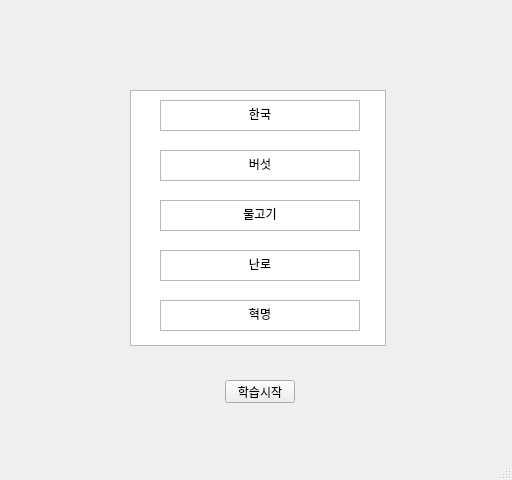
<?xml version="1.0" encoding="UTF-8"?>
<ui version="4.0">
 <class>MainWindow</class>
 <widget class="QMainWindow" name="MainWindow">
  <property name="geometry">
   <rect>
    <x>0</x>
    <y>0</y>
    <width>512</width>
    <height>480</height>
   </rect>
  </property>
  <property name="windowTitle">
   <string>MainWindow</string>
  </property>
  <widget class="QWidget" name="centralwidget">
   <widget class="QListView" name="listView">
    <property name="geometry">
     <rect>
      <x>130</x>
      <y>90</y>
      <width>256</width>
      <height>256</height>
     </rect>
    </property>
    <property name="autoFillBackground">
     <bool>true</bool>
    </property>
   </widget>
   <widget class="QPushButton" name="startbutton">
    <property name="geometry">
     <rect>
      <x>225</x>
      <y>380</y>
      <width>70</width>
      <height>23</height>
     </rect>
    </property>
    <property name="autoFillBackground">
     <bool>true</bool>
    </property>
    <property name="text">
     <string>학습시작</string>
    </property>
   </widget>
   <widget class="QTextBrowser" name="check_sentense">
    <property name="geometry">
     <rect>
      <x>160</x>
      <y>100</y>
      <width>200</width>
      <height>31</height>
     </rect>
    </property>
    <property name="html">
     <string>&lt;!DOCTYPE HTML PUBLIC &quot;-//W3C//DTD HTML 4.0//EN&quot; &quot;http://www.w3.org/TR/REC-html40/strict.dtd&quot;&gt;
&lt;html&gt;&lt;head&gt;&lt;meta name=&quot;qrichtext&quot; content=&quot;1&quot; /&gt;&lt;style type=&quot;text/css&quot;&gt;
p, li { white-space: pre-wrap; }
&lt;/style&gt;&lt;/head&gt;&lt;body style=&quot; font-family:'Gulim'; font-size:9pt; font-weight:400; font-style:normal;&quot;&gt;
&lt;p align=&quot;center&quot; style=&quot; margin-top:0px; margin-bottom:0px; margin-left:0px; margin-right:0px; -qt-block-indent:0; text-indent:0px;&quot;&gt;한국&lt;/p&gt;&lt;/body&gt;&lt;/html&gt;</string>
    </property>
   </widget>
   <widget class="QTextBrowser" name="check_sentense_2">
    <property name="geometry">
     <rect>
      <x>160</x>
      <y>150</y>
      <width>200</width>
      <height>31</height>
     </rect>
    </property>
    <property name="html">
     <string>&lt;!DOCTYPE HTML PUBLIC &quot;-//W3C//DTD HTML 4.0//EN&quot; &quot;http://www.w3.org/TR/REC-html40/strict.dtd&quot;&gt;
&lt;html&gt;&lt;head&gt;&lt;meta name=&quot;qrichtext&quot; content=&quot;1&quot; /&gt;&lt;style type=&quot;text/css&quot;&gt;
p, li { white-space: pre-wrap; }
&lt;/style&gt;&lt;/head&gt;&lt;body style=&quot; font-family:'Gulim'; font-size:9pt; font-weight:400; font-style:normal;&quot;&gt;
&lt;p align=&quot;center&quot; style=&quot; margin-top:0px; margin-bottom:0px; margin-left:0px; margin-right:0px; -qt-block-indent:0; text-indent:0px;&quot;&gt;버섯&lt;/p&gt;&lt;/body&gt;&lt;/html&gt;</string>
    </property>
   </widget>
   <widget class="QTextBrowser" name="check_sentense_3">
    <property name="geometry">
     <rect>
      <x>160</x>
      <y>200</y>
      <width>200</width>
      <height>31</height>
     </rect>
    </property>
    <property name="html">
     <string>&lt;!DOCTYPE HTML PUBLIC &quot;-//W3C//DTD HTML 4.0//EN&quot; &quot;http://www.w3.org/TR/REC-html40/strict.dtd&quot;&gt;
&lt;html&gt;&lt;head&gt;&lt;meta name=&quot;qrichtext&quot; content=&quot;1&quot; /&gt;&lt;style type=&quot;text/css&quot;&gt;
p, li { white-space: pre-wrap; }
&lt;/style&gt;&lt;/head&gt;&lt;body style=&quot; font-family:'Gulim'; font-size:9pt; font-weight:400; font-style:normal;&quot;&gt;
&lt;p align=&quot;center&quot; style=&quot; margin-top:0px; margin-bottom:0px; margin-left:0px; margin-right:0px; -qt-block-indent:0; text-indent:0px;&quot;&gt;물고기&lt;/p&gt;&lt;/body&gt;&lt;/html&gt;</string>
    </property>
   </widget>
   <widget class="QTextBrowser" name="check_sentense_4">
    <property name="geometry">
     <rect>
      <x>160</x>
      <y>250</y>
      <width>200</width>
      <height>31</height>
     </rect>
    </property>
    <property name="html">
     <string>&lt;!DOCTYPE HTML PUBLIC &quot;-//W3C//DTD HTML 4.0//EN&quot; &quot;http://www.w3.org/TR/REC-html40/strict.dtd&quot;&gt;
&lt;html&gt;&lt;head&gt;&lt;meta name=&quot;qrichtext&quot; content=&quot;1&quot; /&gt;&lt;style type=&quot;text/css&quot;&gt;
p, li { white-space: pre-wrap; }
&lt;/style&gt;&lt;/head&gt;&lt;body style=&quot; font-family:'Gulim'; font-size:9pt; font-weight:400; font-style:normal;&quot;&gt;
&lt;p align=&quot;center&quot; style=&quot; margin-top:0px; margin-bottom:0px; margin-left:0px; margin-right:0px; -qt-block-indent:0; text-indent:0px;&quot;&gt;난로&lt;/p&gt;&lt;/body&gt;&lt;/html&gt;</string>
    </property>
   </widget>
   <widget class="QTextBrowser" name="check_sentense_5">
    <property name="geometry">
     <rect>
      <x>160</x>
      <y>300</y>
      <width>200</width>
      <height>31</height>
     </rect>
    </property>
    <property name="html">
     <string>&lt;!DOCTYPE HTML PUBLIC &quot;-//W3C//DTD HTML 4.0//EN&quot; &quot;http://www.w3.org/TR/REC-html40/strict.dtd&quot;&gt;
&lt;html&gt;&lt;head&gt;&lt;meta name=&quot;qrichtext&quot; content=&quot;1&quot; /&gt;&lt;style type=&quot;text/css&quot;&gt;
p, li { white-space: pre-wrap; }
&lt;/style&gt;&lt;/head&gt;&lt;body style=&quot; font-family:'Gulim'; font-size:9pt; font-weight:400; font-style:normal;&quot;&gt;
&lt;p align=&quot;center&quot; style=&quot; margin-top:0px; margin-bottom:0px; margin-left:0px; margin-right:0px; -qt-block-indent:0; text-indent:0px;&quot;&gt;혁명&lt;/p&gt;&lt;/body&gt;&lt;/html&gt;</string>
    </property>
   </widget>
  </widget>
  <widget class="QMenuBar" name="menubar">
   <property name="geometry">
    <rect>
     <x>0</x>
     <y>0</y>
     <width>512</width>
     <height>21</height>
    </rect>
   </property>
  </widget>
  <widget class="QStatusBar" name="statusbar"/>
 </widget>
 <resources/>
 <connections>
  <connection>
   <sender>startbutton</sender>
   <signal>clicked()</signal>
   <receiver>MainWindow</receiver>
   <slot>nextcheckNoise()</slot>
   <hints>
    <hint type="sourcelabel">
     <x>260</x>
     <y>414</y>
    </hint>
    <hint type="destinationlabel">
     <x>348</x>
     <y>441</y>
    </hint>
   </hints>
  </connection>
 </connections>
 <slots>
  <slot>nextcheckNoise()</slot>
 </slots>
</ui>
